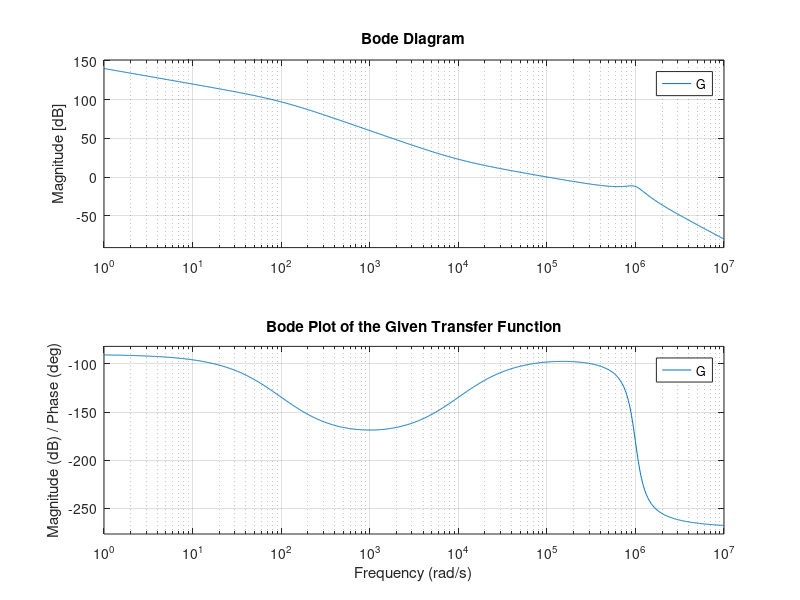

Write MATLAB code to recreate this figure.
% Define the transfer function
s = tf('s');
G = 10^7 * (10^-4 * s + 1) / (s * (0.01 * s + 1) * (s^2 / 10^12 + 2 * 0.2 * s / 10^6 + 1));

% Generate the Bode plot
bode(G);
grid on;

% Optionally, set the frequency range
% bode(G, {1e-2, 1e8}); % Adjust the range as needed

% Add title and labels (optional)
title('Bode Plot of the Given Transfer Function');
xlabel('Frequency (rad/s)');
ylabel('Magnitude (dB) / Phase (deg)');
